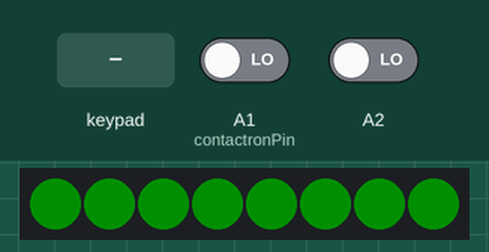
Simulated run of this sketch. Board: Arduino Uno, built with avr-gcc and run on an emulated ATmega328P. On the bench: 8 RGB LEDs in strip order, left to right. The test bench sets the inputs (shaded band); at power-on: A1 (contactronPin) LOW, A2 LOW. Dim RGB values are drawn brighter than linear.

Above: at 1.2 s.
1.3 s: key 'A' pressed
At 1.9 s:
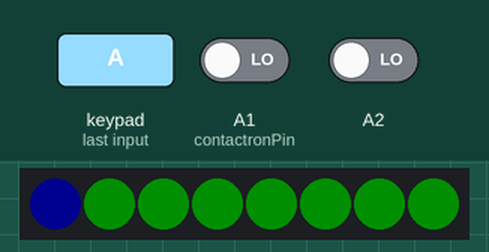
At 7.1 s:
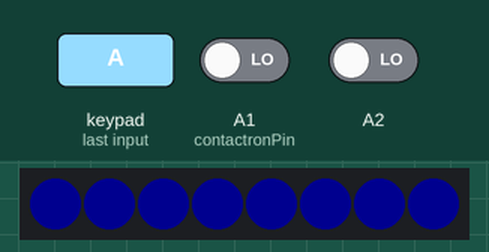
Timing chart, 0 to 19.3 s (numbered marks = the images above; inputs shaded):
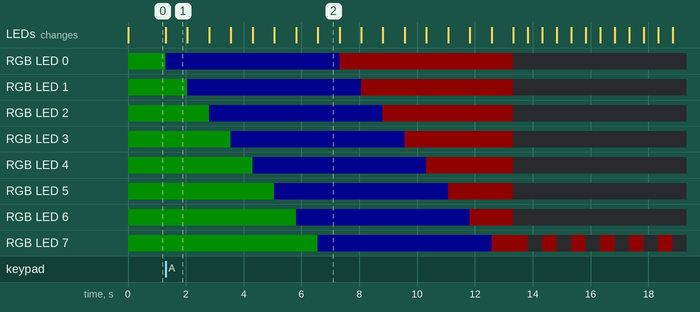

Measured:
- after the input at 1.3 s, RGB LED 0: RGB(0, 15, 0) → RGB(0, 0, 15) at once, → RGB(15, 0, 0) 6.0 s later, → off 6.0 s later; RGB LED 1: RGB(0, 15, 0) → RGB(0, 0, 15) after 0.76 s, → RGB(15, 0, 0) 6.0 s later, → off 5.3 s later
- what the display in image 1 shows lasts 0.8 s, from 1.3 s to 2.1 s

The sketch:

home_alarm.ino
```cpp
#include "src/HomeAlarm.hpp"

byte keyPadRowPins[4] = { 5, 4, 3, 2 };
byte keyPadColPins[4] = { 6, 7, 8, 9 };

Pins pins = {
  .keyPadRowPins = keyPadRowPins,
  .keyPadColPins = keyPadColPins,
  .irReciverPin = A3,
  .ledLinePin = A0,
  .contactronPin = A1,
  .pirPin = A2
};

String password = "1989";
String emergencyPassword = "1993";

HomeAlarm homeAlarm(pins, password, emergencyPassword);

void setup() {
  Serial.begin(9600);
  homeAlarm.begin();
}

void loop() {
  homeAlarm.execute();
}
```

HomeAlarm.hpp
```cpp
#ifndef HOME_ALARM
#define HOME_ALARM

#include <Arduino.h>
#include "Pins.hpp"
#include "KeyController.hpp"
#include "LedLine.hpp"
#include "TaskManager.hpp"
#include "Timer.hpp"

class HomeAlarm {
public:

  HomeAlarm(const Pins& _pins, String _password, String _emergencyPassword)
    : pins(_pins),
      password(_password),
      emergencyPassword(_emergencyPassword),
      keyController(_pins.keyPadRowPins, _pins.keyPadColPins, _pins.irReciverPin),
      ledLine(_pins.ledLinePin) {}

  void begin() {
    keyController.begin();
    ledLine.begin();
  }

  void execute() {
    switch (state) {
      case StandBy:
        standBy();
        break;
      case StartingAlarm:
        startingAlarm();
        break;
      case Monitoring:
        monitoring();
        break;
      case Unlock:
        unlock();
        break;
      case Alarm:
        alarm();
        break;
    }
  }

private:

  void standBy() {
    char key = keyController.getKey();

    if (tasks.isNotDone(0))
      tasks.setState(0, ledLine.setAllLed(LedLine::GREEN));

    if (key == 'A') {
      tasks.reset();
      state = StartingAlarm;
    }
  }

  void startingAlarm() {
    if (tasks.isNotDone(0))
      tasks.setState(0, ledLine.setAllLed(LedLine::BLUE, 750));
    else if (tasks.isNotDone(1))
      tasks.setState(1, ledLine.setAllLed(LedLine::RED, 750));
    else if (tasks.isNotDone(2)) {
      timer.reset();
      tasks.setState(2, TASK_FINISHED);
    } else if (timer.verifyInterval(750)) {
      ledLine.clear();
      tasks.reset();
      state = Monitoring;
    }
  }

  void monitoring() {
    ledLine.blink(7, LedLine::RED, LedLine::NO_COLOR, 500);

    if (digitalRead(pins.contactronPin) == HIGH) {
      timer.reset();
      state = Unlock;
    } else if (digitalRead(pins.pirPin) == HIGH)
      state = Alarm;
  }

  void unlock() {
    String receivedPassword = keyController.getKeys();

    if(receivedPassword == password)
      state = StandBy;

    if (timer.verifyInterval(10000))
      state = Alarm;
  }

  void alarm() {
    ledLine.blinkALL(LedLine::RED, LedLine::BLUE, 100);

    String receivedPassword = keyController.getKeys();

    if(receivedPassword == emergencyPassword)
      state = StandBy;
  }

  KeyController keyController;
  LedLine ledLine;
  const Pins& pins;
  enum State { StandBy,
               StartingAlarm,
               Monitoring,
               Unlock,
               Alarm };
  State state = StandBy;
  TaskManager tasks = TaskManager(3);
  Timer timer;
  String password;
  String emergencyPassword;
};

#endif
```

KeyController.hpp
```cpp
// KeyController.hpp
#ifndef KEY_CONTROLLER
#define KEY_CONTROLLER

#include <Arduino.h>
#include <IRremote.h>
#include <Keypad.h>

class KeyController {
public:

  KeyController(byte keyPadRowPins[4], byte keyPadColPins[4], uint_fast8_t irReciverPin)
    : keyPad(makeKeymap(KEY_PAD_KEYS), keyPadRowPins, keyPadColPins, 4, 4),
      irReciver(irReciverPin) {}

  void begin() {
    irReciver.enableIRIn();
  }

  char getKey() {
    char key = keyPad.getKey();

    if(key)
      return key;

    if (irReciver.decode()) {
      IRData data = irReciver.decodedIRData;

      if (data.decodedRawData != 0 && data.protocol == 8 && data.address == 2) {
        key = decodeRemoteKey(data.command);
      }
      irReciver.resume();
    }

    return key;
  }

  String getKeys() {
    char key = getKey();

    if(key)
      if(key == 'A') {
        String temp = str;
        str = "";
        return temp;
      }
      else {
        str += String(key);
      }

    return "";
  }

private:

  char decodeRemoteKey(int command) {
    for (int i = 0; i < 10; i++)
      if (REMOTE_KEYS[i] == command)
        return REMOTE_KEY_VALUES[i];

    return 0;
  }

  Keypad keyPad;
  IRrecv irReciver;
  static const int REMOTE_KEYS[10];
  static const char REMOTE_KEY_VALUES[10];
  static const char KEY_PAD_KEYS[4][4];
  String str = "";
};

const int KeyController::REMOTE_KEYS[10] = { 0, 4, 6, 8, 10, 12, 14, 16, 18, 20 };
const char KeyController::REMOTE_KEY_VALUES[10] = { 'A', '1', '2', '3', '4', '5', '6', '7', '8', '9' };
const char KeyController::KEY_PAD_KEYS[4][4] = {
  { '1', '2', '3', 'A' },
  { '4', '5', '6', 'B' },
  { '7', '8', '9', 'C' },
  { '*', '0', '#', 'D' }
};

#endif
```

LedLine.hpp
```cpp
// LedLine.hpp
#ifndef LED_LINE
#define LED_LINE

#include <Adafruit_NeoPixel.h>
#include "Arduino.h"
#include "TaskManager.hpp"
#include "Timer.hpp"

class LedLine {
public:

  LedLine(int ledLinePin)
    : ledLine(8, ledLinePin, NEO_GRB + NEO_KHZ800) {}

  void begin() {
    ledLine.begin();
    ledLine.clear();
    ledLine.show();
  }

  int setAllLed(int color[], int interval = 0) {
    if (!timer.verifyInterval(interval))
      return TASK_NOT_FINISHED;

    ledLine.setPixelColor(currentLedIndex, ledLine.Color(color[0], color[1], color[2]));
    ledLine.show();

    if (currentLedIndex >= 7) {
      currentLedIndex = 0;
      return TASK_FINISHED;
    } else {
      currentLedIndex++;
      return TASK_NOT_FINISHED;
    }
  }

  void blink(int index, int color1[], int color2[], int interval) {
    if (!timer.verifyInterval(interval))
      return;

    int* color;

    if (!equalColor(color1, currentColor)) {
      color = color1;
    } else {
      color = color2;
    }

    ledLine.setPixelColor(index, ledLine.Color(color[0], color[1], color[2]));
    ledLine.show();

    currentColor = color;
  }

  void blinkALL(int color1[], int color2[], int interval) {
    if (!timer.verifyInterval(interval))
      return;

    int* color;

    if (!equalColor(color1, currentColor)) {
      color = color1;
    } else {
      color = color2;
    }

    for (int i = 0; i < 8; i++)
      ledLine.setPixelColor(i, ledLine.Color(color[0], color[1], color[2]));

    ledLine.show();

    currentColor = color;
  }

  void clear() {
    ledLine.clear();
    ledLine.show();
  }

  static const int RED[3];
  static const int STRONG_RED[3];
  static const int GREEN[3];
  static const int BLUE[3];
  static const int STRONG_BLUE[3];
  static const int NO_COLOR[3];

private:

  bool equalColor(int color1[], int color2[]) {
    for (int i = 0; i < 3; i++)
      if (color1[i] != color2[i])
        return false;

    return true;
  }

  Adafruit_NeoPixel ledLine;
  int* currentColor;
  int currentLedIndex = 0;
  Timer timer;
};

const int LedLine::RED[3] = { 15, 0, 0 };
const int LedLine::STRONG_RED[3] = { 255, 0, 0 };
const int LedLine::GREEN[3] = { 0, 15, 0 };
const int LedLine::BLUE[3] = { 0, 0, 15 };
const int LedLine::STRONG_BLUE[3] = { 0, 0, 255 };
const int LedLine::NO_COLOR[3] = { 0, 0, 0 };

#endif
```

TaskManager.cpp
```cpp
#include "TaskManager.hpp"

TaskManager::TaskManager(byte _size)
  : size(_size),
    tasks(new byte(size)) {
  reset();
}

bool TaskManager::isDone(byte index) {
  return tasks[index] == TASK_FINISHED;
}

bool TaskManager::isNotDone(byte index) {
  return !isDone(index);
}

byte TaskManager::setState(byte index, byte result) {
  return tasks[index] = result;
}

void TaskManager::reset() {
  for (int i = 0; i < size; i++)
    tasks[i] = TASK_NOT_FINISHED;
}
```

TaskManager.hpp
```cpp
// KeyController.hpp
#ifndef TASK_MANAGER
#define TASK_MANAGER

#define TASK_NOT_FINISHED 0
#define TASK_FINISHED 1

#include "Arduino.h"

class TaskManager {
  public:

  TaskManager(byte size);
  bool isDone(byte index);
  bool isNotDone(byte index);
  byte setState(byte index, byte result);
  void reset();

  private:

  byte *tasks;
  byte *size;
};

#endif
```

Timer.cpp
```cpp
#include "Timer.hpp"

Timer::Timer() {
  reset();
}
unsigned long Timer::reset() {
  time = millis();
}
bool Timer::verifyInterval(int interval) {
  if (millis() - time > interval) {
    reset();
    return true;
  }

  return false;
}
```

Timer.hpp
```cpp
// Timer.hpp
#ifndef TIMER
#define TIMER

#include "Arduino.h"

class Timer {
public:

  Timer();
  unsigned long reset();
  bool verifyInterval(int interval);

private:

  unsigned long time;
};

#endif
```

Pins.hpp
```cpp
// Pins.hpp
#ifndef PINS
#define PINS

#include <Arduino.h>

struct Pins {
  byte *keyPadRowPins;
  byte *keyPadColPins;
  byte irReciverPin;
  byte ledLinePin;
  byte contactronPin;
  byte pirPin;
};


#endif
```
